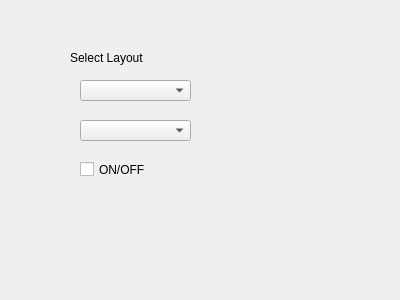
<?xml version="1.0" encoding="UTF-8"?>
<ui version="4.0">
 <class>Dialog</class>
 <widget class="QDialog" name="Dialog">
  <property name="geometry">
   <rect>
    <x>0</x>
    <y>0</y>
    <width>400</width>
    <height>300</height>
   </rect>
  </property>
  <property name="windowTitle">
   <string>Dialog</string>
  </property>
  <widget class="QLabel" name="label">
   <property name="geometry">
    <rect>
     <x>70</x>
     <y>50</y>
     <width>101</width>
     <height>16</height>
    </rect>
   </property>
   <property name="text">
    <string>Select Layout</string>
   </property>
  </widget>
  <widget class="QComboBox" name="comboBox">
   <property name="geometry">
    <rect>
     <x>80</x>
     <y>80</y>
     <width>111</width>
     <height>21</height>
    </rect>
   </property>
  </widget>
  <widget class="QComboBox" name="comboBox_2">
   <property name="geometry">
    <rect>
     <x>80</x>
     <y>120</y>
     <width>111</width>
     <height>21</height>
    </rect>
   </property>
  </widget>
  <widget class="QCheckBox" name="checkBox">
   <property name="geometry">
    <rect>
     <x>80</x>
     <y>160</y>
     <width>93</width>
     <height>19</height>
    </rect>
   </property>
   <property name="text">
    <string>ON/OFF</string>
   </property>
  </widget>
 </widget>
 <resources/>
 <connections/>
</ui>
